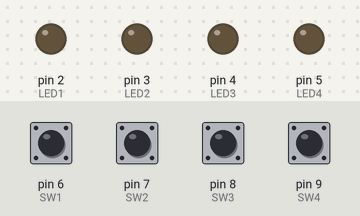
A sketch run on a simulated Arduino Uno, built with avr-gcc and run on an emulated ATmega328P. Shown: output pins drawn as LEDs (lit = HIGH). The inputs (shaded band) are chosen by the test bench; at power-on: pin 6 (SW1), pin 7 (SW2), pin 8 (SW3), pin 9 (SW4) LOW.

Above: at 1.2 s.
1.3 s: pin 6 (SW1) pulled HIGH for 0.15 s
At 1.45 s:
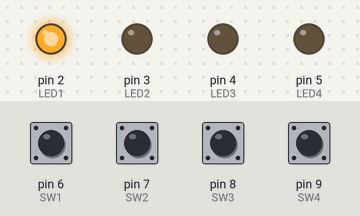
3.0 s: pin 7 (SW2) pulled HIGH for 0.15 s
At 3.15 s:
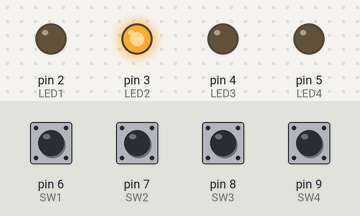
4.7 s: pin 8 (SW3) pulled HIGH for 0.15 s
At 4.85 s:
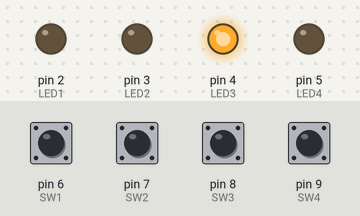
6.4 s: pin 9 (SW4) pulled HIGH for 0.15 s
At 6.55 s:
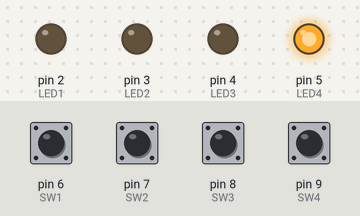
Timing chart, 0 to 9.1 s (numbered marks = the images above; inputs shaded):
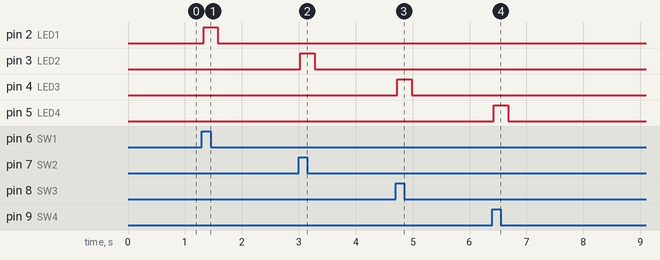

The sketch:

Ejercicio6.ino
```cpp
/* Simulation of a security box with a 6 digit code, every digit can go from 1 to 4
introduced by 4 Buttons.
When the box is open de LED_BUILTIN blink each 250ms
If the 6 digits are introduced the box is closed and the led builtin blink 100ms each 1 sec
If the code to open the box is correct all LEDs blink 3 times
If it is incorrect all the LEDs blink each 250ms for 3 sec
Every time you press a button the correspondet led turn on for 250ms*/

#include <Arduino.h>

typedef union{
  struct{
    uint8_t b0: 1;
    uint8_t b1: 1;
    uint8_t b2: 1;
    uint8_t b3: 1;
    uint8_t b4: 1;
    uint8_t b5: 1;
    uint8_t b6: 1;
    uint8_t b7: 1;
  }bit;
  uint8_t byte;
}_flag;

#define LED1 2
#define LED2 3
#define LED3 4
#define LED4 5

#define SW1   6
#define SW2   7
#define SW3   8
#define SW4   9

#define INPUTDIGIT        flag1.bit.b0
#define BOXOPEN           flag1.bit.b1
#define CORRECTSEC        flag1.bit.b2
#define ERRORSEC          flag1.bit.b3
#define BUILTIN           flag1.bit.b4

void ReadBtns();
void OpenSec();
void ClosedSec();
void ErrorCode();
void CorrectCode();

uint8_t btnON, actualBtn, lastBtn, i, numOfDigits;
uint32_t actualCode, savedCode;
unsigned long time, lastTimeDebounce, lastTimeOn, lastTimeSec2, lastTimeSec1;

_flag flag1;

/*Check if a button is pressed and save it in btnON*/

void ReadBtns(){
  if (digitalRead(SW1) || digitalRead(SW2) || digitalRead(SW3) || digitalRead(SW4)){
    actualBtn = 0x00;
    if( digitalRead(SW1))
      actualBtn |= 0x01;
    if( digitalRead(SW2))
      actualBtn |= 0x02;
    if( digitalRead(SW3))
      actualBtn |= 0x04;
    if( digitalRead(SW4))
      actualBtn |= 0x08;
      time = millis();
      if( (time - lastTimeDebounce) >= 30){
       if (actualBtn ^ lastBtn){
         lastBtn = actualBtn;
         if (lastBtn & 0x01 )
           btnON = 0x01;
         if (lastBtn & 0x02 )
           btnON = 0x02;
         if (lastBtn & 0x04 )
           btnON = 0x04;
         if (lastBtn & 0x08 )
           btnON = 0x08;
         lastTimeOn = millis();
         INPUTDIGIT = 1;
         lastTimeDebounce = millis();
       }
       else{
        lastTimeDebounce = millis();
       }
     }
  }
  else{
    lastBtn = 0x00;
    lastTimeDebounce = millis();
  }
}

/* Secuence of Open and Close box */

void OpenSec(){
  time = millis();
  if((time - lastTimeSec2) > 250){
    BUILTIN ^= 0x01;
    lastTimeSec2 = millis();
  }
}

void ClosedSec(){
  time = millis();
  if(BUILTIN && ((time - lastTimeSec2) > 100)){
    BUILTIN = 0;
    lastTimeSec2 = millis();
  }
  if(!BUILTIN && ((time - lastTimeSec2) > 1000)){
    BUILTIN = 1;
    lastTimeSec2 = millis();
  }
}

/*Secuence of correct and incorrect Code when the box is closed*/

void CorrectCode(){
  if (i == 0)
    btnON = 0;
  time = millis();
  if((time - lastTimeSec1) >= 500){
    btnON ^= 0b00001111;
    i++;
    if(i == 7){
      i = 0;
      CORRECTSEC = 0;
    }
    lastTimeSec1 = millis();
  }
}

void ErrorCode(){
  if( i == 0)
   btnON = 0x00;
  time = millis();
  if((time - lastTimeSec1) >= 250){
    btnON ^= 0b00001111;
    i++;
    if(i == 13){
      i = 0;
      ERRORSEC = 0;
    }
    lastTimeSec1 = millis();
  }
}

void setup(){
  pinMode(LED1, OUTPUT);
  pinMode(LED2, OUTPUT);
  pinMode(LED3, OUTPUT);
  pinMode(LED4, OUTPUT);

  pinMode(SW1, INPUT);
  pinMode(SW2, INPUT);
  pinMode(SW3, INPUT);
  pinMode(SW4, INPUT);

  BOXOPEN = 0x01;
}

void loop(){
  ReadBtns();
  if(INPUTDIGIT){
    actualCode <<= 4;
    actualCode |= btnON;
    INPUTDIGIT = 0;
    numOfDigits++;
  }
  if( numOfDigits == 6 ){
    numOfDigits = 0;
    if(BOXOPEN){
      savedCode = actualCode;
      BOXOPEN = 0x00;
    }
    else{
      if(actualCode == savedCode){
        savedCode = 0;
        CORRECTSEC = 1;
        BOXOPEN = 0x01;
      }
      else
        ERRORSEC = 1;
    }
    actualCode = 0;
  }
  if(BOXOPEN)
    OpenSec();
  if(!BOXOPEN)
    ClosedSec();
  if (CORRECTSEC)
    CorrectCode();
  if (ERRORSEC)
    ErrorCode();
  if(!CORRECTSEC && !ERRORSEC){
    time = millis();
    if ((time - lastTimeOn) > 250)
      btnON = 0x00;
  }
  digitalWrite(LED1,btnON & 0x01);
  digitalWrite(LED2,btnON & 0x02);
  digitalWrite(LED3,btnON & 0x04);
  digitalWrite(LED4,btnON & 0x08);
  digitalWrite(LED_BUILTIN, BUILTIN);
}
```

Measured:
- after the input at 1.3 s, pin 2 (LED1): LOW → HIGH at once, → LOW 0.25 s later
- after the input at 3.0 s, pin 3 (LED2): LOW → HIGH at once, → LOW 0.25 s later
- after the input at 4.7 s, pin 4 (LED3): LOW → HIGH at once, → LOW 0.25 s later
- after the input at 6.4 s, pin 5 (LED4): LOW → HIGH at once, → LOW 0.25 s later
